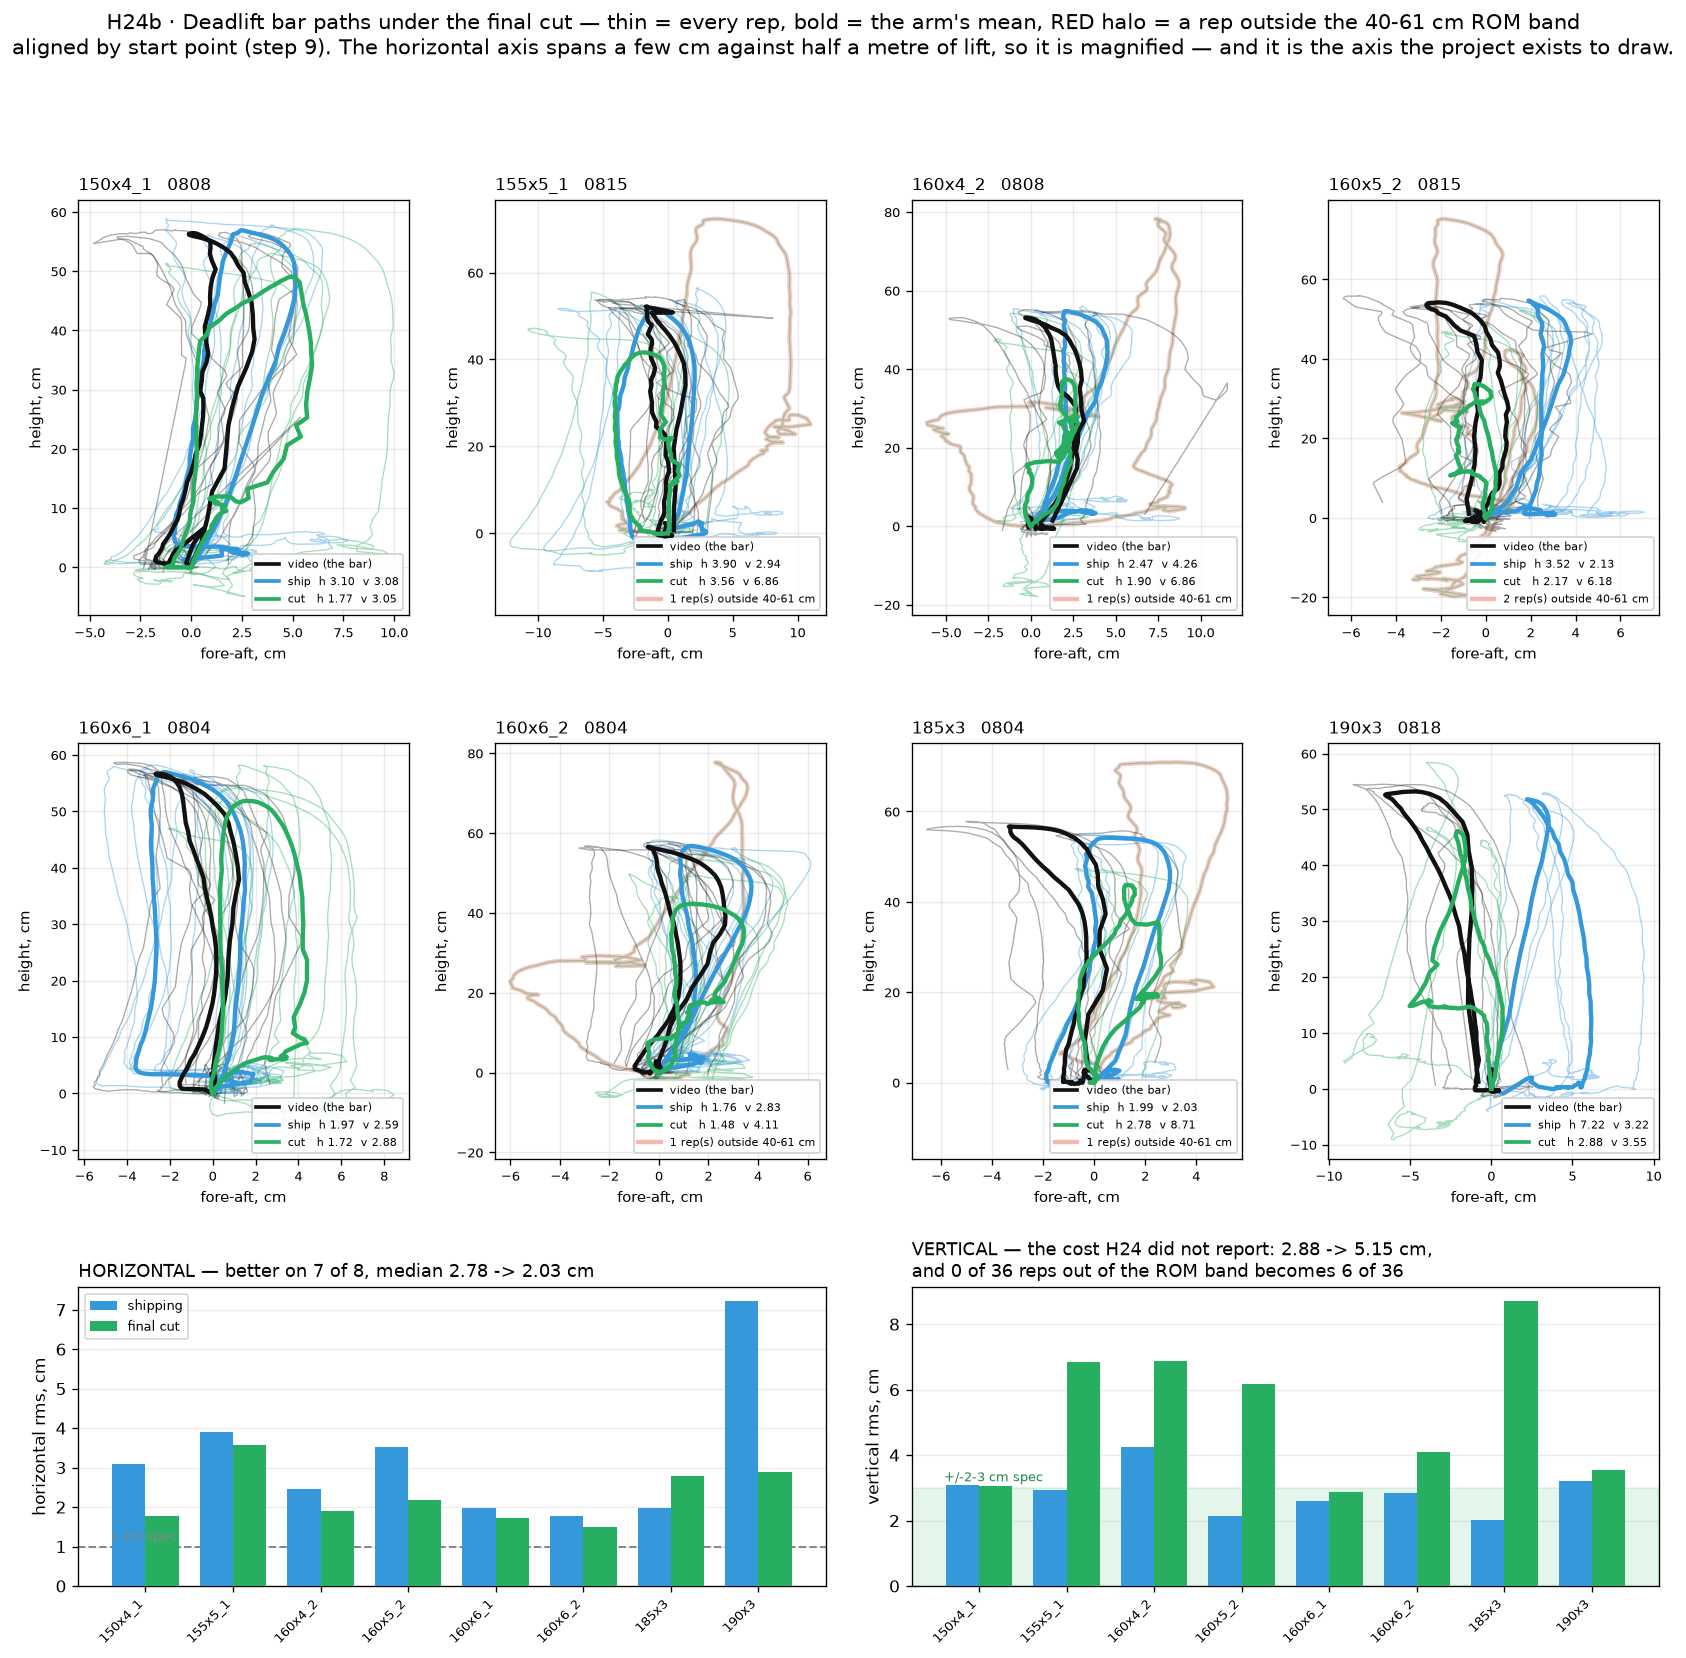

Write Python code to recreate this figure.
"""H24b — what the final cut does to the BAR PATHS, not to the summary numbers.

H24 reports 2.03 cm against shipping's 2.78 with full rep coverage. A table
cannot show WHERE that comes from, and this project's recurring failure is an
aggregate that passes while the thing fails — so draw the paths.

Every curve is `metrics.vs_truth`'s own per-rep output: `curve_video` and
`curve_pipeline`, already paired, resampled to a common length and aligned. No
new alignment, no new resampling, nothing this figure invents.

**AND DRAWING THEM IS WHAT CAUGHT THE COST H24 DID NOT REPORT.** H24 was scored
on the horizontal alone. The paths show tall, distorted first reps, and the
measurement confirms them: the rest-to-rest frame takes VERTICAL rms from
shipping's 2.88 cm — inside the +/-2-3 cm spec, with 0 of 36 reps outside
`capture.VERTICAL_ROM_M` — to 4.03 (H22) and 5.15 (with the cut), with 9 of 31
and 6 of 36 reps out of band. Reps of 70-79 cm on a lift whose range is 40-61.

**The cost is INHERITED from the frame, not caused by the cut**, which is why
this figure separates them: the first rep's ROM is identical under H22 and under
the cut (78.3/78.3, 75.2/75.2, 79.2/79.2), so it belongs to H22's pre-pull
anchor. The cut in fact REDUCES the out-of-band fraction, 29% to 17%.

This is the project's oldest failure shape and it caught the author of H24: an
aggregate improved while the thing got worse on an axis nobody looked at.
"""
import sys
import warnings
from pathlib import Path

ROOT = Path(__file__).resolve().parents[1]
sys.path.insert(0, str(ROOT))
warnings.filterwarnings("ignore")

import matplotlib
matplotlib.use("Agg")
import matplotlib.pyplot as plt
import numpy as np

from src import correct, metrics, oracle, pipeline

CLEAN = ["deadlift_150x4_1_20260808_121648", "deadlift_155x5_1_20260815_133343",
         "deadlift_160x4_2_20260808_122319", "deadlift_160x5_2_20260815_134017",
         "deadlift_160x6_1_20260804_104711", "deadlift_160x6_2_20260804_105455",
         "deadlift_185x3_20260804_103456", "deadlift_190x3_20260818_122535"]
C_VID, C_SHIP, C_CUT = "#111111", "#3498db", "#27ae60"


def curves(vs):
    """Per-rep (video, pipeline) pairs, in cm, each aligned to its own start."""
    out = []
    for r in vs.get("per_rep") or []:
        if not r.get("covered"):
            continue
        v = np.asarray(r["curve_video"], float) * 100.0
        p = np.asarray(r["curve_pipeline"], float) * 100.0
        if v.ndim != 2 or len(v) < 4:
            continue
        out.append((v - v[0], p - p[0]))       # step 9: align by start point
    return out


BAND = (40.0, 61.0)      # capture.VERTICAL_ROM_M for deadlift, cm


def draw(ax, pairs, colour, which=1):
    """Every rep thin, the arm's MEAN bold. Out-of-band reps get a red halo."""
    curves, n_bad = [], 0
    for _, p in pairs:
        rom = float(np.ptp(p[:, 1]))
        if not BAND[0] <= rom <= BAND[1]:
            n_bad += 1
            ax.plot(p[:, 0], p[:, 1], color="#e74c3c", lw=2.6, alpha=0.30,
                    zorder=1)
        ax.plot(p[:, 0], p[:, 1], color=colour, lw=0.8, alpha=0.40, zorder=2)
        curves.append(np.column_stack([
            np.interp(np.linspace(0, 1, 120), np.linspace(0, 1, len(p)), p[:, k])
            for k in (0, 1)]))
    if curves:
        m = np.mean(curves, axis=0)
        ax.plot(m[:, 0], m[:, 1], color=colour, lw=2.6, zorder=4 + which)
    return n_bad


def main():
    d = correct.WRIST_OFFSET_M["deadlift"]
    stats = []
    fig = plt.figure(figsize=(17.0, 15.0))
    gs = fig.add_gridspec(3, 4, height_ratios=[1.0, 1.0, 0.72], hspace=0.34,
                          wspace=0.26)
    axes = [fig.add_subplot(gs[r, c]) for r in (0, 1) for c in range(4)]
    for ax, stem in zip(axes, CLEAN):
        csv = ROOT / "data_v2" / "raw" / f"{stem}.csv"
        video = pipeline.find_video(csv)
        base = pipeline.run(csv, video=video)
        cut = oracle.jump_period_windows(base, wrist_offset=d, final_cut_s=0.08)
        v_ship = base["vs_truth"]
        v_cut = metrics.vs_truth(cut, video)

        p_ship, p_cut = curves(v_ship), curves(v_cut)
        vids = [np.column_stack([
            np.interp(np.linspace(0, 1, 120), np.linspace(0, 1, len(v)), v[:, k])
            for k in (0, 1)]) for v, _ in p_ship]
        for v, _ in p_ship:
            ax.plot(v[:, 0], v[:, 1], color=C_VID, lw=0.8, alpha=0.35, zorder=3)
        if vids:
            mv = np.mean(vids, axis=0)
            ax.plot(mv[:, 0], mv[:, 1], color=C_VID, lw=2.6, zorder=6)
        b_ship = draw(ax, p_ship, C_SHIP, which=1)
        b_cut = draw(ax, p_cut, C_CUT, which=2)
        stats.append((stem, v_ship, v_cut, b_ship, b_cut))

        ax.plot([], [], color=C_VID, lw=2.2, label="video (the bar)")
        ax.plot([], [], color=C_SHIP, lw=2.2,
                label=f"ship  h {v_ship['pipeline_h_rms']:.2f}  v {v_ship['pipeline_v_rms']:.2f}")
        ax.plot([], [], color=C_CUT, lw=2.2,
                label=f"cut   h {v_cut['pipeline_h_rms']:.2f}  v {v_cut['pipeline_v_rms']:.2f}")
        if b_cut:
            ax.plot([], [], color="#e74c3c", lw=2.6, alpha=0.4,
                    label=f"{b_cut} rep(s) outside 40-61 cm")
        name = stem.replace("deadlift_", "").split("_2026")[0]
        date = stem.split("_2026")[1][:4]
        ax.set_title(f"{name}   {date}", fontsize=10, loc="left")
        ax.legend(fontsize=6.8, loc="lower right", framealpha=0.9)
        ax.grid(alpha=0.25)
        ax.set_xlabel("fore-aft, cm", fontsize=9)
        ax.set_ylabel("height, cm", fontsize=9)
        ax.tick_params(labelsize=8)
        print(f"  {name:12} ship {v_ship['pipeline_h_rms']:5.2f} "
              f"cut {v_cut['pipeline_h_rms']:5.2f} "
              f"({v_ship['n_compared']}->{v_cut['n_compared']} reps)", flush=True)

    # ---- summary row: the trade, on both axes -----------------------------
    names = [s_[0].replace("deadlift_", "").split("_2026")[0] for s_ in stats]
    x = np.arange(len(stats))
    axh = fig.add_subplot(gs[2, :2])
    axh.bar(x - 0.19, [s_[1]["pipeline_h_rms"] for s_ in stats], 0.38,
            color=C_SHIP, label="shipping", zorder=3)
    axh.bar(x + 0.19, [s_[2]["pipeline_h_rms"] for s_ in stats], 0.38,
            color=C_CUT, label="final cut", zorder=3)
    axh.set_xticks(x); axh.set_xticklabels(names, rotation=45, ha="right", fontsize=8)
    axh.set_ylabel("horizontal rms, cm"); axh.legend(fontsize=8)
    axh.axhline(1.0, color="#7f8c8d", ls="--", lw=1.2)
    axh.text(-0.4, 1.15, "1 cm spec", fontsize=7.5, color="#7f8c8d")
    axh.set_title("HORIZONTAL — better on 7 of 8, median 2.78 -> 2.03 cm",
                  fontsize=10.5, loc="left")
    axh.grid(alpha=0.25, axis="y")

    axv = fig.add_subplot(gs[2, 2:])
    axv.bar(x - 0.19, [s_[1]["pipeline_v_rms"] for s_ in stats], 0.38,
            color=C_SHIP, zorder=3)
    axv.bar(x + 0.19, [s_[2]["pipeline_v_rms"] for s_ in stats], 0.38,
            color=C_CUT, zorder=3)
    axv.axhspan(0, 3.0, color="#27ae60", alpha=0.12, zorder=0)
    axv.text(-0.4, 3.2, "+/-2-3 cm spec", fontsize=7.5, color="#1e8449")
    axv.set_xticks(x); axv.set_xticklabels(names, rotation=45, ha="right", fontsize=8)
    axv.set_ylabel("vertical rms, cm")
    axv.set_title("VERTICAL — the cost H24 did not report: 2.88 -> 5.15 cm,\n"
                  "and 0 of 36 reps out of the ROM band becomes 6 of 36",
                  fontsize=10.5, loc="left")
    axv.grid(alpha=0.25, axis="y")

    fig.suptitle("H24b · Deadlift bar paths under the final cut — thin = every "
                 "rep, bold = the arm's mean, RED halo = a rep outside the "
                 "40-61 cm ROM band\n"
                 "aligned by start point (step 9). The horizontal axis spans a "
                 "few cm against half a metre of lift, so it is magnified — and "
                 "it is the axis the project exists to draw.",
                 fontsize=12.5, y=0.985)
    out = Path(__file__).with_suffix(".png")
    fig.savefig(out, dpi=120, bbox_inches="tight")
    print(f"wrote {out}")


if __name__ == "__main__":
    main()
